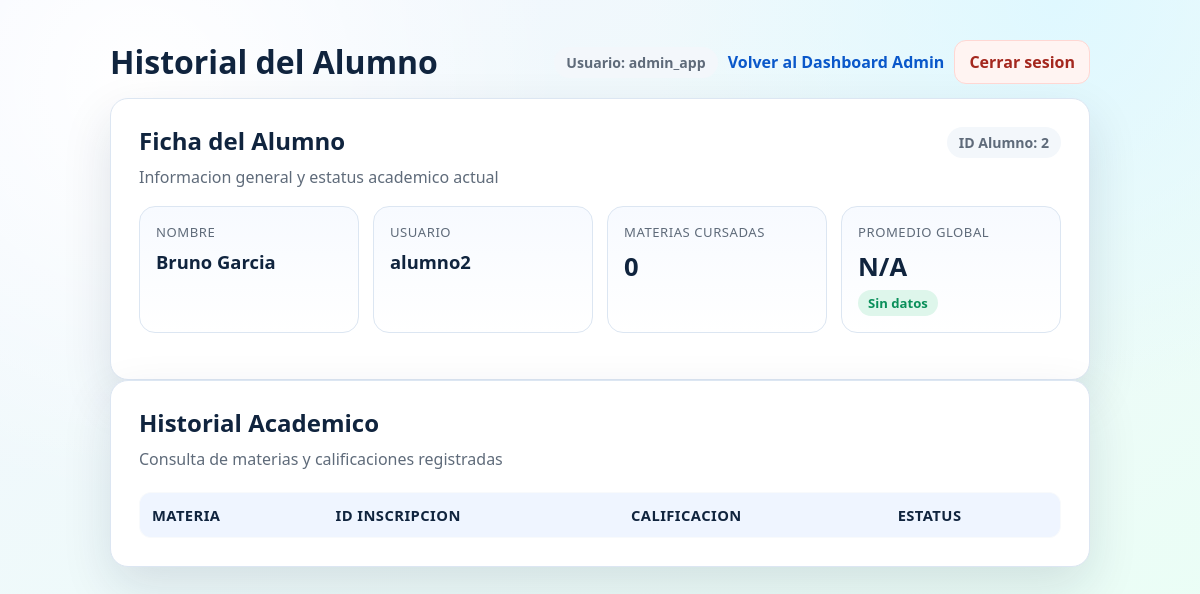
The app's page /alumno.php?id_alumno=2 (signed in) with its own data.
### tables this page shows
CREATE TABLE IF NOT EXISTS alumnos (
    id_alumno INT AUTO_INCREMENT PRIMARY KEY,
    id_usuario INT NOT NULL UNIQUE,
    nombre VARCHAR(100) NOT NULL,
    INDEX idx_alumnos_usuario (id_usuario),
    CONSTRAINT fk_alumnos_usuario
        FOREIGN KEY (id_usuario) REFERENCES usuarios(id_usuario)
        ON UPDATE CASCADE
        ON DELETE RESTRICT
);

CREATE TABLE IF NOT EXISTS usuarios (
    id_usuario INT AUTO_INCREMENT PRIMARY KEY,
    username VARCHAR(50) NOT NULL UNIQUE,
    contrasena VARCHAR(255) NOT NULL,
    id_rol TINYINT NOT NULL,
    INDEX idx_usuarios_rol (id_rol)
);

### auth.php (called while the page is built, shortened)
<?php
function current_role()
{
return isset($_SESSION['rol']) ? (int)$_SESSION['rol'] : 0;
}

### alumno.php (the view, shortened to what this page needs)
<?php
include("conexion.php");
include("auth.php");
$id = 0;
if (current_role() === 3) {
$id = isset($_SESSION['id_alumno']) ? (int)$_SESSION['id_alumno'] : 0;
} else {
$id = isset($_GET['id_alumno']) ? (int)$_GET['id_alumno'] : 0;
}
$perfil = null;
$promedioGlobalAlumno = null;
$estatusGlobalAlumno = "Sin datos";
$sqlPerfil = "SELECT
a.id_alumno,
a.nombre,
u.username,
COUNT(DISTINCT i.id_inscripcion) AS materias_cursadas,
ROUND(AVG(c.calificacion), 2) AS promedio
FROM alumnos a
INNER JOIN usuarios u ON a.id_usuario = u.id_usuario
LEFT JOIN inscripciones i ON a.id_alumno = i.id_alumno
LEFT JOIN calificaciones c ON i.id_inscripcion = c.id_inscripcion
WHERE a.id_alumno = $id
GROUP BY a.id_alumno, a.nombre, u.username";
if ($id > 0) {
$resultPerfil = $conn->query($sqlPerfil);
if ($resultPerfil && $resultPerfil->num_rows > 0) {
$perfil = $resultPerfil->fetch_assoc();
$promedioGlobalAlumno = $perfil['promedio'];
}
}
?>
<!DOCTYPE html>
<html lang="es">
<head>
<link rel="stylesheet" href="styles.css">
</head>
<body>
<main class="page">
<div class="topbar">
<h1>Historial del Alumno</h1>
<div class="topbar-actions">
<span class="chip soft">Usuario: <?php echo htmlspecialchars($_SESSION['username'] ?? 'alumno'); ?></span>
<?php if (current_role() === 1) { ?>
<a class="link" href="admin.php">Volver al Dashboard Admin</a>
<?php } ?>
<a class="btn-ghost" href="logout.php">Cerrar sesion</a>
</div>
</div>
<?php if ($perfil) { ?>
<section class="card">
<div class="section-head">
<div>
<h2>Ficha del Alumno</h2>
<p class="subtitle">Informacion general y estatus academico actual</p>
</div>
<span class="chip soft">ID Alumno: <?php echo htmlspecialchars((string)$perfil['id_alumno']); ?></span>
</div>
<div class="summary-grid">
<div class="summary-card">
<span class="summary-label">Nombre</span>
<span class="summary-value" style="font-size:1.15rem;"><?php echo htmlspecialchars($perfil['nombre']); ?></span>
</div>
<div class="summary-card">
<span class="summary-label">Usuario</span>
<span class="summary-value" style="font-size:1.15rem;"><?php echo htmlspecialchars($perfil['username']); ?></span>
</div>
<div class="summary-card">
<span class="summary-label">Materias cursadas</span>
<span class="summary-value"><?php echo htmlspecialchars((string)$perfil['materias_cursadas']); ?></span>
</div>
<div class="summary-card">
<span class="summary-label">Promedio global</span>
<span class="summary-value"><?php echo $promedioGlobalAlumno !== null ? htmlspecialchars(number_format((float)$promedioGlobalAlumno, 2)) : "N/A"; ?></span>
<p><span class="badge <?php echo $estatusGlobalAlumno === 'Reprobado' ? 'fail' : 'ok'; ?>"><?php echo htmlspecialchars($estatusGlobalAlumno); ?></span></p>
</div>
</div>
</section>
<?php } ?>
<section class="card">
<h2>Historial Academico</h2>
<p class="subtitle">Consulta de materias y calificaciones registradas</p>
<div class="table-wrap">
<table>
<tr>
<th>Materia</th>
<th>ID Inscripcion</th>
<th>Calificacion</th>
<th>Estatus</th>
</tr>
</table>
</div>
</section>
</main>
</body>
</html>

### styles.css (style rules this page uses)
:root { --bg-1: #f3f6ff; --bg-2: #e9fff4; --surface: #ffffff; --surface-soft: #f8fafc; --text: #10243e; --muted: #5f6b7a; --primary: #0f6fff; --primary-strong: #0a58ca; --success: #0a8f5a; --danger: #c5392f; --border: #dce6f2; --shadow: 0 20px 50px rgba(15, 36, 62, 0.12); }
* { box-sizing: border-box; }
body { margin: 0; min-height: 100vh; font-family: "Segoe UI", "Helvetica Neue", sans-serif; color: var(--text); background: radial-gradient(circle at 12% 10%, #ffffff 0, transparent 32%), radial-gradient(circle at 88% 0%, #dff8ff 0, transparent 30%), linear-gradient(150deg, var(--bg-1), var(--bg-2)); }
.page { width: min(980px, 92vw); margin: 40px auto; }
.topbar { display: flex; justify-content: space-between; align-items: center; gap: 12px; margin-bottom: 14px; }
.topbar h1, .topbar h2 { margin: 0; }
.topbar-actions { display: flex; gap: 10px; align-items: center; }
.btn-ghost { display: inline-flex; align-items: center; justify-content: center; width: auto; padding: 10px 14px; border-radius: 12px; text-decoration: none; font-weight: 700; border: 1px solid #ffd7d3; color: #a4271e; background: #fff4f2; transition: transform 0.12s ease, filter 0.2s ease; }
.card { background: var(--surface); border: 1px solid var(--border); border-radius: 18px; box-shadow: var(--shadow); padding: 28px; }
h1, h2, h3 { margin: 0 0 10px; line-height: 1.2; }
.subtitle { margin: 0 0 22px; color: var(--muted); }
.table-wrap { overflow-x: auto; margin-top: 14px; }
.section-head { display: flex; justify-content: space-between; gap: 16px; align-items: flex-start; margin-bottom: 14px; }
.section-head .subtitle { margin-bottom: 0; }
.summary-grid { display: grid; grid-template-columns: repeat(auto-fit, minmax(220px, 1fr)); gap: 14px; margin: 18px 0; }
.summary-card { background: linear-gradient(180deg, #f7faff 0%, #ffffff 100%); border: 1px solid var(--border); border-radius: 16px; padding: 16px; }
.summary-label { display: block; font-size: 0.82rem; text-transform: uppercase; letter-spacing: 0.04em; color: var(--muted); margin-bottom: 8px; }
.summary-value { display: block; font-size: 1.6rem; font-weight: 800; margin-bottom: 6px; }
.summary-card p { margin: 0; color: var(--muted); }
.chip { display: inline-flex; align-items: center; gap: 6px; padding: 6px 12px; border-radius: 999px; background: #eff5ff; color: var(--primary-strong); font-size: 0.88rem; font-weight: 700; }
.chip.soft { background: #f3f7fb; color: var(--muted); }
table { width: 100%; border-collapse: collapse; background: var(--surface-soft); border: 1px solid var(--border); border-radius: 12px; overflow: hidden; }
th, td { text-align: left; padding: 12px; border-bottom: 1px solid var(--border); }
th { background: #eff5ff; font-size: 0.92rem; text-transform: uppercase; letter-spacing: 0.03em; }
.badge { display: inline-block; padding: 4px 10px; border-radius: 999px; font-size: 0.82rem; font-weight: 700; }
.badge.ok { background: #def6eb; color: var(--success); }
a.link { color: var(--primary-strong); text-decoration: none; font-weight: 600; }

### records on screen
alumnos: id_alumno "2", nombre "Bruno Garcia", id_usuario.username "alumno2"

### other values on screen
$_SESSION['username'] "admin_app"
$perfil['materias_cursadas'] "0"
$estatusGlobalAlumno "Sin datos"
